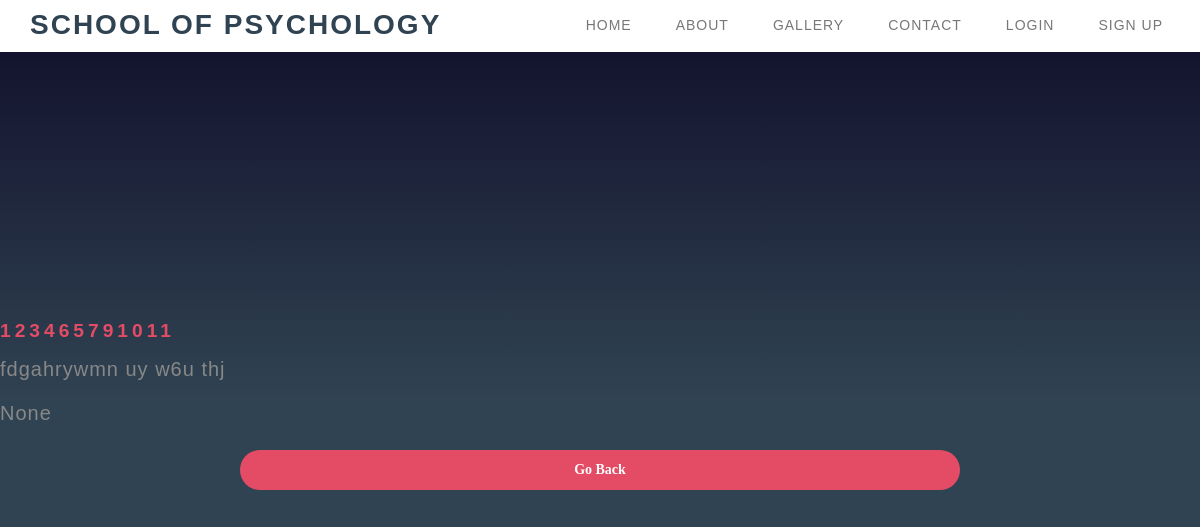
/global_content/detail_content/ivanmarinoff-3/, run on the app's committed database.
### sova_school/global_content/models.py (models this page shows, shortened)
class GlobalContent(models.Model):
    title = models.CharField(
        max_length=100,
        blank=True,
        null=True,
    )
    text = models.TextField(
        blank=True,
        null=True,
    )
    created_at = models.DateTimeField(default=datetime.now(), blank=True)
    updated_at = models.DateTimeField(default=datetime.now(), blank=True)
    user = models.ForeignKey(
        UserModel,
        on_delete=models.DO_NOTHING,
    )
    slug = models.SlugField(
        unique=True,
        blank=True,
        null=True,
    )
    image_url = models.URLField(
        blank=True,
        null=True,
    )
    photos = models.ImageField(
        blank=True,
        null=True,
    )

### sova_school/global_content/views.py (the view, shortened to what this page needs)
# urls.py: path('detail_content/<slug:slug>/', DetailGlobalContentView.as_view(), name='global-detail-content'),
class DetailGlobalContentView(views.DetailView):
    model = GlobalContent
    template_name = 'global_content/detail_content.html'

### templates/global_content/detail_content.html (shortened to what this page needs)
{% extends 'global_content/global_navbar.html' %}
{% block global_navbar_content %}
    <div class="container" id="content">
        <div class="row">
            <div class="col-12 row text align-fa-align-center" >
                <tbody>
                <tr>
                    <td>
                        <h2>
                            {{ object.title }}
                        </h2>
                    </td>
                    <td>
                        <p>
                            {{ object.text }}
                        </p>
                    </td>
                    <td>
                        <p>
                            {{ object.image_url }}
                        </p>
                    </td>
                </tr>
                </tbody>
                <button onclick="history.back()">Go Back</button>
            </div>
        </div>
    </div>
{% endblock global_navbar_content %}

### static/css/style.css (style rules this page uses)
html,body { width: 100%; overflow-x: hidden; }
html { font-size: 100%; }
h1,h2,h3,h4 { font-weight: 300; }
h2 { color: #e44c65; font-size: 1.2rem; font-weight: bold; letter-spacing: 4px; text-transform: uppercase; }
p { color: #888; font-size: 20px; letter-spacing: 1px; line-height: 34px; }
* { -webkit-box-sizing: border-box; -moz-box-sizing: border-box; box-sizing: border-box; }
*:before, *:after { -webkit-box-sizing: border-box; -moz-box-sizing: border-box; box-sizing: border-box; }

### static/css/login.css (style rules this page uses)
button { width: 60%; height: 40px; margin: 10px auto; justify-content: center; display: block; color: #fff; background: #e44c65; font-size: 1em; font-weight: bold; margin-top: 20px; outline: none; border: none; border-radius: 5px; transition: .2s ease-in; cursor: pointer; }

### static/css/signup.css (style rules this page uses)
button { width: 60%; height: 40px; margin: 10px auto; justify-content: center; display: block; color: #fff; background: #e44c65; font-size: 1em; font-weight: bold; margin-top: 20px; outline: none; border: none; border-radius: 5px; transition: .2s ease-in; cursor: pointer; }

### static/css/profile_edit.css (style rules this page uses)
button { width: 60%; height: 40px; margin: 10px auto; justify-content: center; display: block; color: #fff; background: #e44c65; font-size: 1em; font-weight: bold; margin-top: 20px; outline: none; border: none; border-radius: 25px; transition: .2s ease-in; cursor: pointer; }

### static/css/change_password.css (style rules this page uses)
button { width: 60%; height: 40px; margin: 10px auto; justify-content: center; display: block; color: #fff; background: #e44c65; font-size: 1em; font-weight: bold; margin-top: 20px; outline: none; border: none; border-radius: 25px; transition: .2s ease-in; cursor: pointer; }

### data on the page
GlobalContent: title "123465791011", text "fdgahrywmn uy w6u thj", image_url "None"
